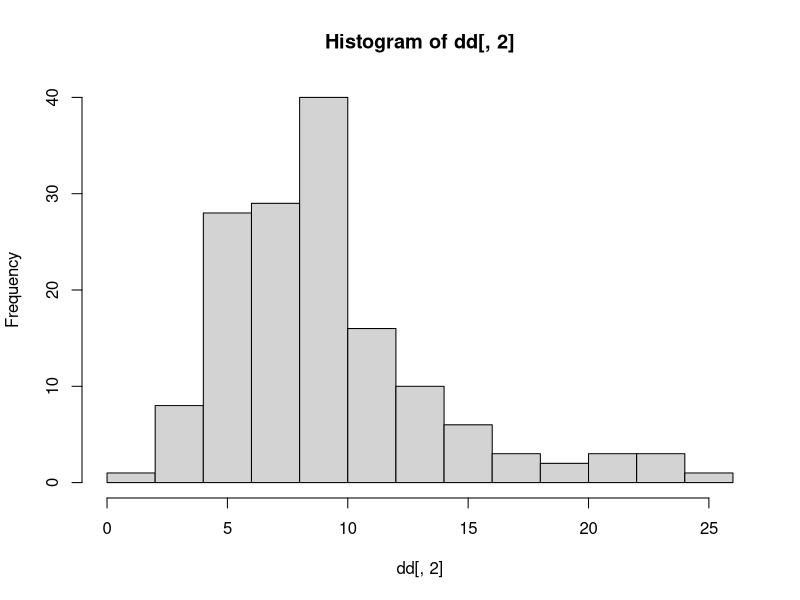

This chart was generated by the following R code:

bb <- data.frame(
    'day' = seq(1:30),
    'p1' = c(10, 12, 4, 6, 4, 23, 6, 7, 4, 13, 7, 8, 18, 9, 23, 22, 9, 9, 10, 14, 10, 8, 10, 11, 7, 11, 12, 11, 9, 8),
    'p2' = c(9, 10, 9, 10, 7, 7, 6, 7, 8, 15, 5, 10, 9, 14, 10, 11, 8, 13, 5, 10, 7, 9, 9, 6, 5, 11, 9, 13, 15, 10),
    'p3' = c(9, 5, 10, 6, 5, 3, 5, 5, 15, 12, 6, 8, 17, 13, 26, 8, 6, 5, 4, 9, 1, 9, 6, 10, 6, 11, 20, 7, 6, 24),
    'p4' = c(5, 5, 10, 9, 7, 6, 9, 5, 14, 20, 15, 14, 8, 7, 9, 4, 8, 5, 5, 11, 7, 6, 15, 21, 8, 8, 22, 10, 10, 10),
    'p5' = c(6, 8, 3, 8, 7, 12, 10, 10, 10, 8, 8, 18, 11, 14, 11, 4, 9, 5, 6, 14, 9, 10, 12, 15, 8, 10, 11, 8, 10, 12)
)

cc1 <- cbind(as.matrix(bb[, c(1, 2)]), 'p1')
cc2 <- cbind(as.matrix(bb[, c(1, 3)]), 'p2')
cc3 <- cbind(as.matrix(bb[, c(1, 4)]), 'p3')
cc4 <- cbind(as.matrix(bb[, c(1, 5)]), 'p4')
cc5 <- cbind(as.matrix(bb[, c(1, 6)]), 'p5')

dd <- rbind(cc1, cc2, cc3, cc4, cc5)

dd <- as.data.frame(dd)
dd[, 2] <- as.numeric(dd[, 2])

names(dd) <- c('day', 'time', 'patient')

hist(dd[, 2])

dd1 <- dd
dd1[, 2] <- sqrt(dd[, 2])

mm <- aov(time ~ factor(day), data = dd)